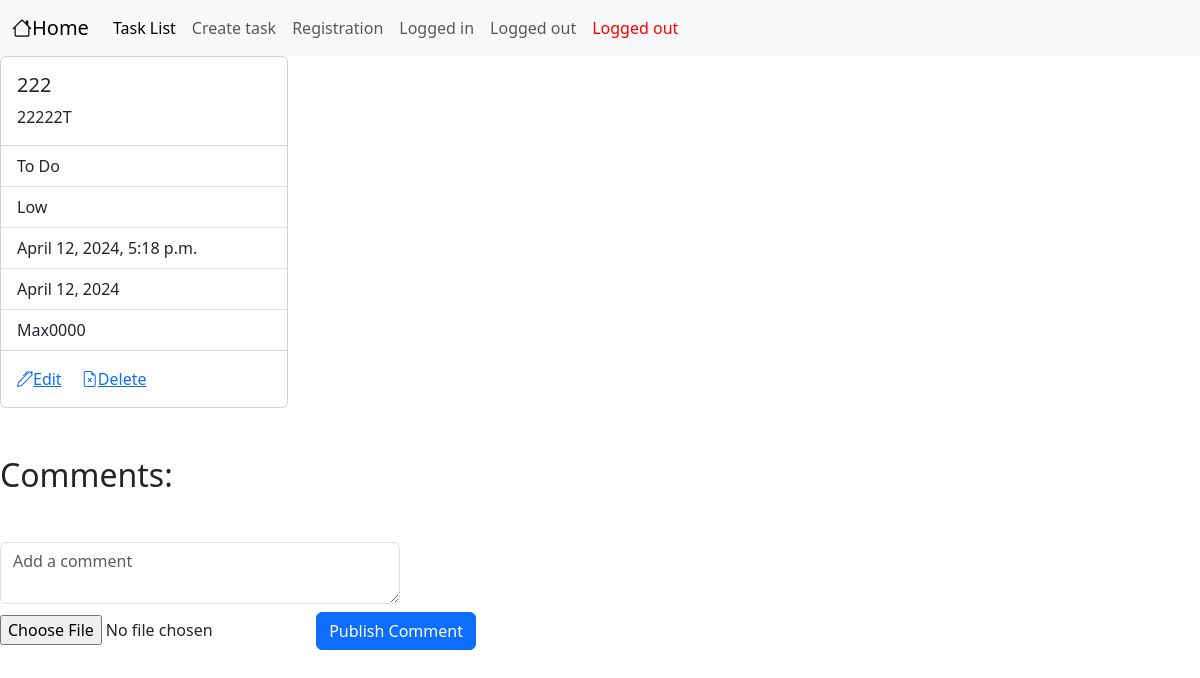
Page /tasks/3/ on the earlier database version.
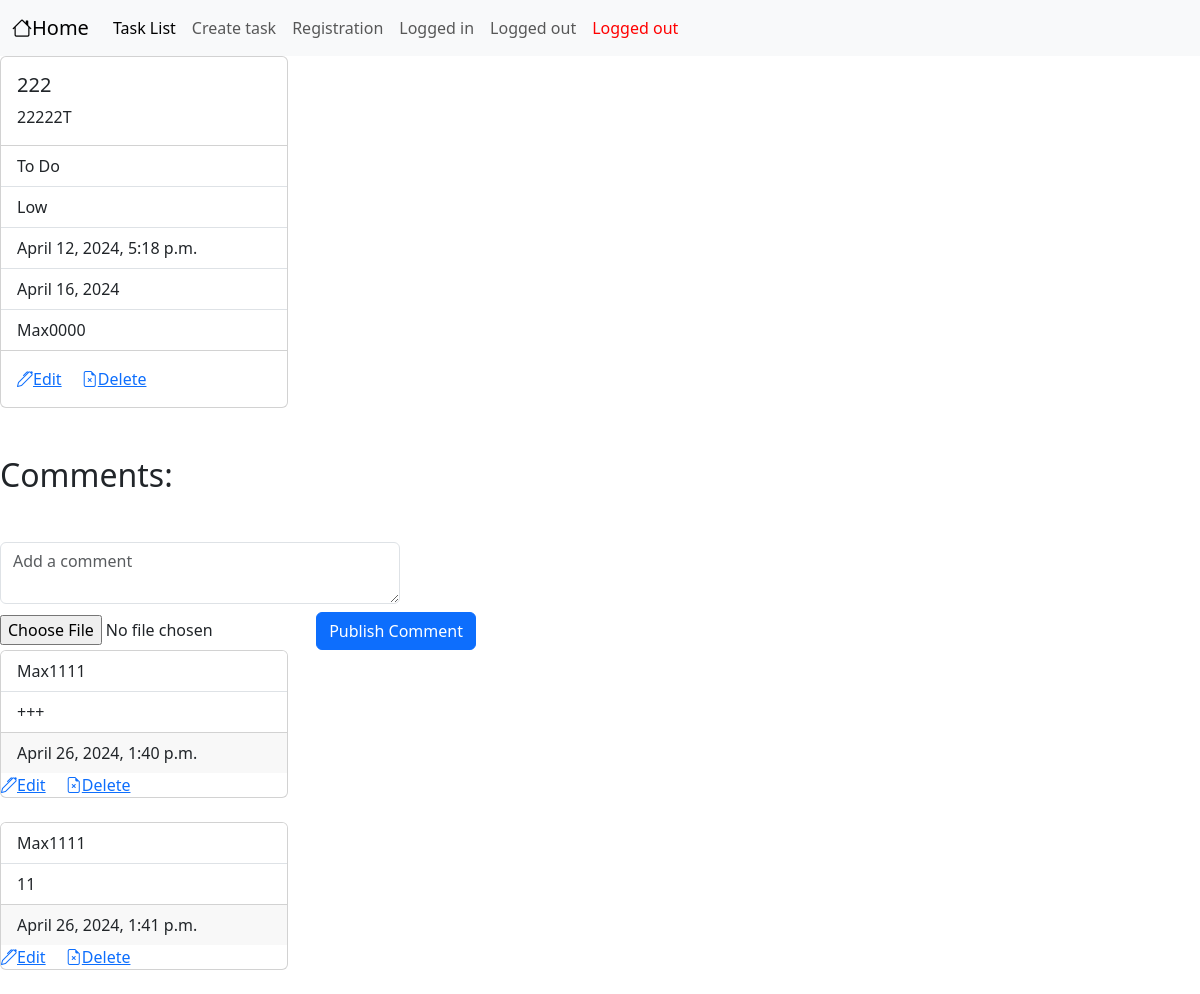
Same page on the later database version.
### trackingApp/models.py (models this page shows, shortened)
class Task(models.Model):
    title = models.CharField(max_length=100)
    description = models.TextField()
    STATUS_CHOICES = [
        ('TODO', 'To Do'),
        ('IN_PROGRESS', 'In Progress'),
        ('DONE', 'Done'),
    ]
    status = models.CharField(max_length=20, choices=STATUS_CHOICES, default='TODO')
    PRIORITY_CHOICES = [
        ('LOW', 'Low'),
        ('MEDIUM', 'Medium'),
        ('HIGH', 'High'),
    ]
    priority = models.CharField(max_length=20, choices=PRIORITY_CHOICES, default='LOW')
    created_at = models.DateTimeField(auto_now_add=True)
    due_date = models.DateField()
    creator = models.ForeignKey(get_user_model(), on_delete=models.CASCADE, null=True, blank=True)

class Comment(models.Model):
    task = models.ForeignKey(Task, related_name='comments', on_delete=models.CASCADE)
    user = models.ForeignKey(User, on_delete=models.CASCADE)
    text = models.TextField()
    created_at = models.DateTimeField(auto_now_add=True)
    photo = models.ImageField(upload_to='comment_photos/', null=True, blank=True)

### trackingApp/views.py (the view)
# urls.py: path('tasks/<int:pk>/', TaskDetailView.as_view(), name='task_detail'),
class TaskDetailView(DetailView):
    model = Task
    template_name = 'trackingApp/task_detail.html'
    context_object_name = 'task'

### templates/trackingApp/task_detail.html (shortened to what this page needs)
{% extends 'trackingApp/base.html' %}
{% load static %}
{% block styles %}
    <link rel="stylesheet" type="text/css" href="{% static 'css/trackingApp/task_detail.css' %}">
{% endblock %}
{% block content %}
<body>
    <div class="card" style="width: 18rem;">
        <div class="card-body">
          <h5 class="card-title">{{ task.title }}</h5>
          <p class="card-text">{{ task.description }}</p>
        </div>
        <ul class="list-group list-group-flush">
          <li class="list-group-item">{{ task.get_status_display }}</li>
          <li class="list-group-item">{{ task.get_priority_display }}</li>
          <li class="list-group-item">{{ task.created_at }}</li>
          <li class="list-group-item">{{ task.due_date }}</li>
          <li class="list-group-item">{{ task.creator.username }}</li>
        </ul>
        <div class="card-body">
          <a href="{% url 'task_update' task.pk %}" class="card-link bi bi-pen" >Edit</a>
          <a href="{% url 'task_delete' task.pk %}" class="card-link bi bi-file-earmark-x">Delete</a>
        </div>
      </div>
    <h2 class = "my-5">Comments:</h2>
    <form method="post" action="{% url 'add_comment' pk=task.pk %}" enctype="multipart/form-data">
      <textarea name="text" class="form-control mb-2" placeholder="Add a comment"></textarea>
      <input type="file" name="photo" accept="image/*">
      <button type="submit" class="btn btn-primary">Publish Comment</button>
    </form>
    {% for comment in task.comments.all %}
    <div class="card mb-4" style="width: 18rem;">
        <ul class="list-group list-group-flush">
          <li class="list-group-item">{{ comment.user.username }}</li>
          <li class="list-group-item">{{ comment.text }}</li>
        </ul>
        <div class="card-footer">
            <li class="list-group-item">{{ comment.created_at }}</li>
        </div>
        <div>
          <a href="{% url 'edit_comment' pk=task.pk comment_pk=comment.pk %}" class="card-link bi bi-pen">Edit</a>
          <a href="{% url 'delete_comment' pk=task.pk comment_pk=comment.pk %}" class="card-link bi bi-file-earmark-x">Delete</a>
        </div>
    </div>
    {% endfor %}
</body>
{% endblock %}

Differences in the rows shown:
changed Task "To Do": due_date "April 12, 2024" → "April 16, 2024"
added Comment: user.username "Max1111", text "+++", created_at "April 26, 2024, 1:40 p.m."
added Comment: user.username "Max1111", text "11", created_at "April 26, 2024, 1:41 p.m."
